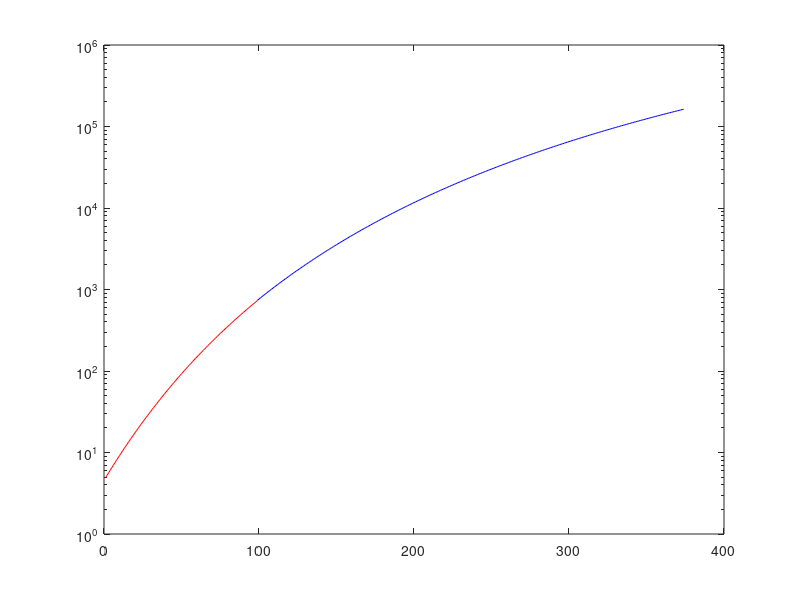

Write the MATLAB code that produced this figure. (Note: this script raises an error after producing the figure.)

%% Vapour Pressure of Water Calculation and Graphing
% This script calculates the vapour pressure of water at various temperatures
% log10(P) = A - B / (C + T), with T in degrees C and P in mmHg
% Author: Harrison Thomas, 2026

clear;
clc;
close all;

T_LOW = 1:1:99;
T_HIGH = 99:1:374;

A_LOW = 8.07131;
B_LOW = 1730.63;
C_LOW = 233.426;

A_HIGH = 8.14019;
B_HIGH = 1810.94;
C_HIGH = 244.485;

P_ATM = 760;

P_LOW = 10.^(A_LOW - B_LOW ./ (C_LOW + T_LOW));
P_HIGH = 10.^(A_HIGH - B_HIGH ./ (C_HIGH + T_HIGH));

ONE_BAR_TEMP = interp1(P_HIGH, T_HIGH, P_ATM);

% Plotting Pressure against Temperature

semilogy(T_LOW, P_LOW, "r")
hold on
semilogy(T_HIGH, P_HIGH, "b")
yline(P_ATM, "g")
xline(ONE_BAR_TEMP, "g")
plot(ONE_BAR_TEMP, P_ATM, "x")

title("Pressure against Temperature for water Vapourisation")
ylabel("Pressure / mmHg")
xlabel("Temperature / °C")
legend("Water 1-99°C", "Water 100-374°C", "760 mmHg", "Temp at 760mmHg", "Location", "southeast")
xticks([0, 50, ONE_BAR_TEMP, 150, 200, 250, 300, 350])
ax = gca();
exportgraphics(ax, "VapourPressure.jpg")
